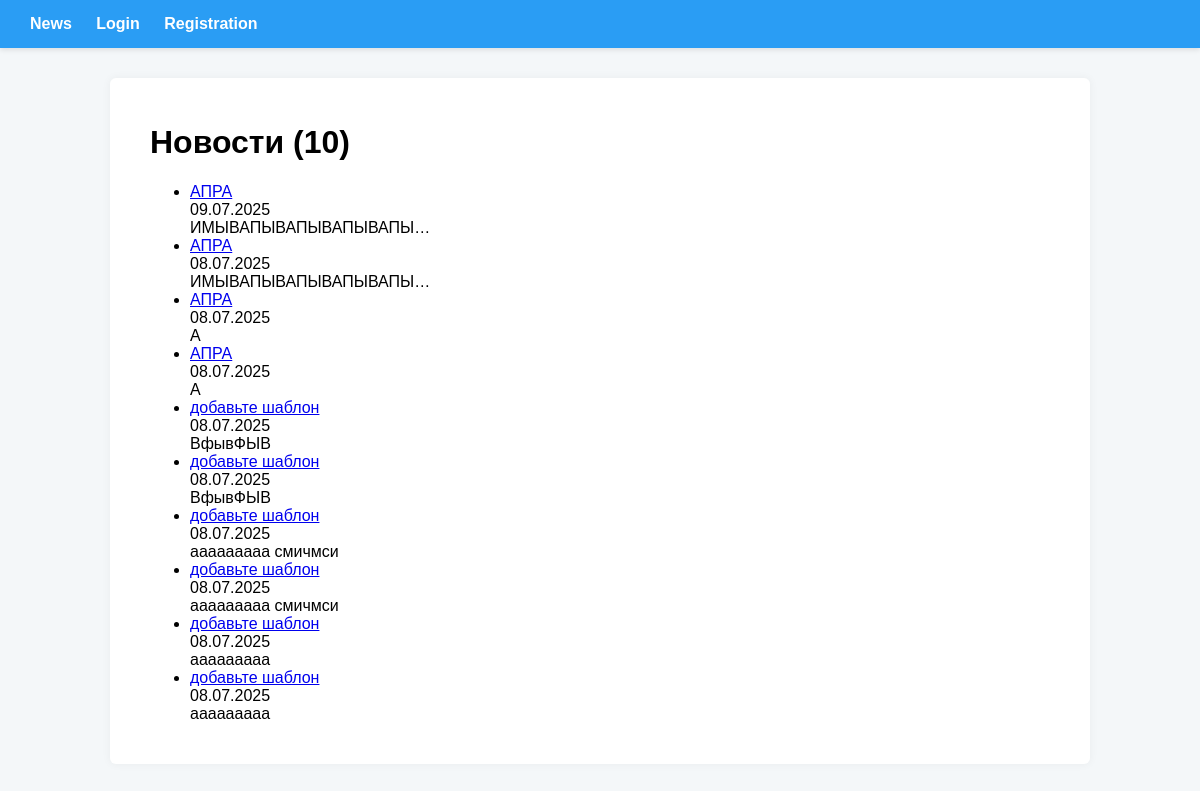
The app's page /news/news/, older data.
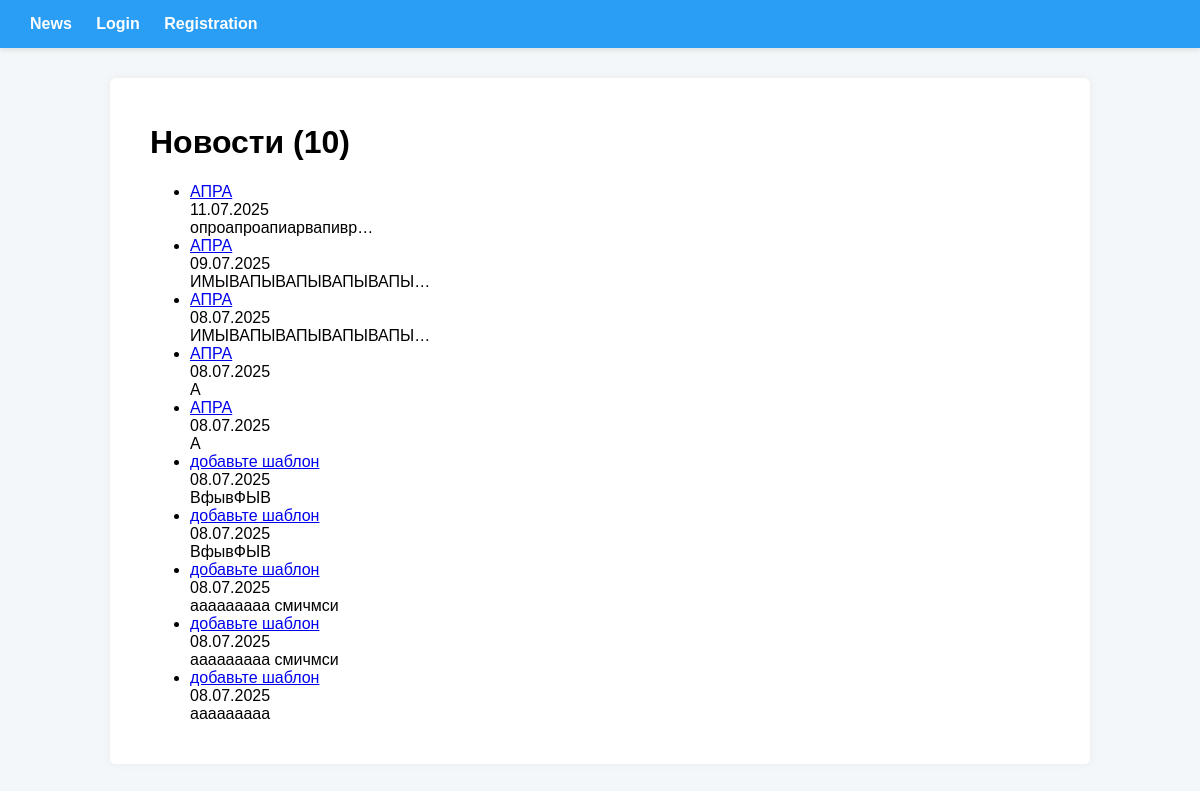
The same page, newer data.
### news/models.py (models this page shows, shortened)
class Post(models.Model):
    POST_TYPE_CHOICES = [
        ('article', _('Статья')),
        ('news', _('Новость')),
    ]
    author = models.ForeignKey(Author, on_delete=models.CASCADE, related_name='posts')
    post_type = models.CharField(max_length=10, choices=POST_TYPE_CHOICES)
    created_at = models.DateTimeField(auto_now_add=True)
    updated_at = models.DateTimeField(auto_now=True)
    categories = models.ManyToManyField(Category, through='PostCategory')
    title = models.CharField(max_length=255)
    content = models.TextField()
    rating = models.IntegerField(default=0)

### news/views.py (the view)
# urls.py: path('news/', NewsListView.as_view(), name='news_list'),
@method_decorator(cache_page(60), name='dispatch')
class NewsListView(ListView):
    model = Post
    template_name = 'news/default.html'
    context_object_name = 'news_list'
    paginate_by = 10
    def get_queryset(self):
        return Post.objects.filter(post_type='news').order_by('-created_at')

### news/templatetags/censor_tags.py (called while the page is built)
@register.filter()
def censor(value):
    if not isinstance(value, str):
        return value
    pattern = re.compile(r'\b(' + '|'.join(map(re.escape, BAD_WORDS)) + r')\b', flags=re.IGNORECASE)
    return pattern.sub(censor_word, value)

### news/templates/news/default.html
{% extends "base.html" %}
{% load censor_tags %}
{% block content %}
  <h1>Новости ({{ news_list|length }})</h1>
  <ul>
  {% for item in news_list %}
    <li>
      <a href="{% url 'news_detail' item.pk %}">{{ item.title|censor }}</a><br>
      {{ item.created_at|date:"d.m.Y" }}<br>
      {{ item.content|truncatechars:20|censor }}
    </li>
  {% empty %}
    <li>Новостей нет.</li>
  {% endfor %}
  </ul>
{% endblock %}

Row changes from the older to the newer data that the page shows:
no longer on this page (row unchanged): Post: title|censor "добавьте шаблон", created_at "08.07.2025", content|censor "ааааааааа"
added Post: title|censor "АПРА", created_at "11.07.2025", content|censor "опроапроапиарвапивр…"
